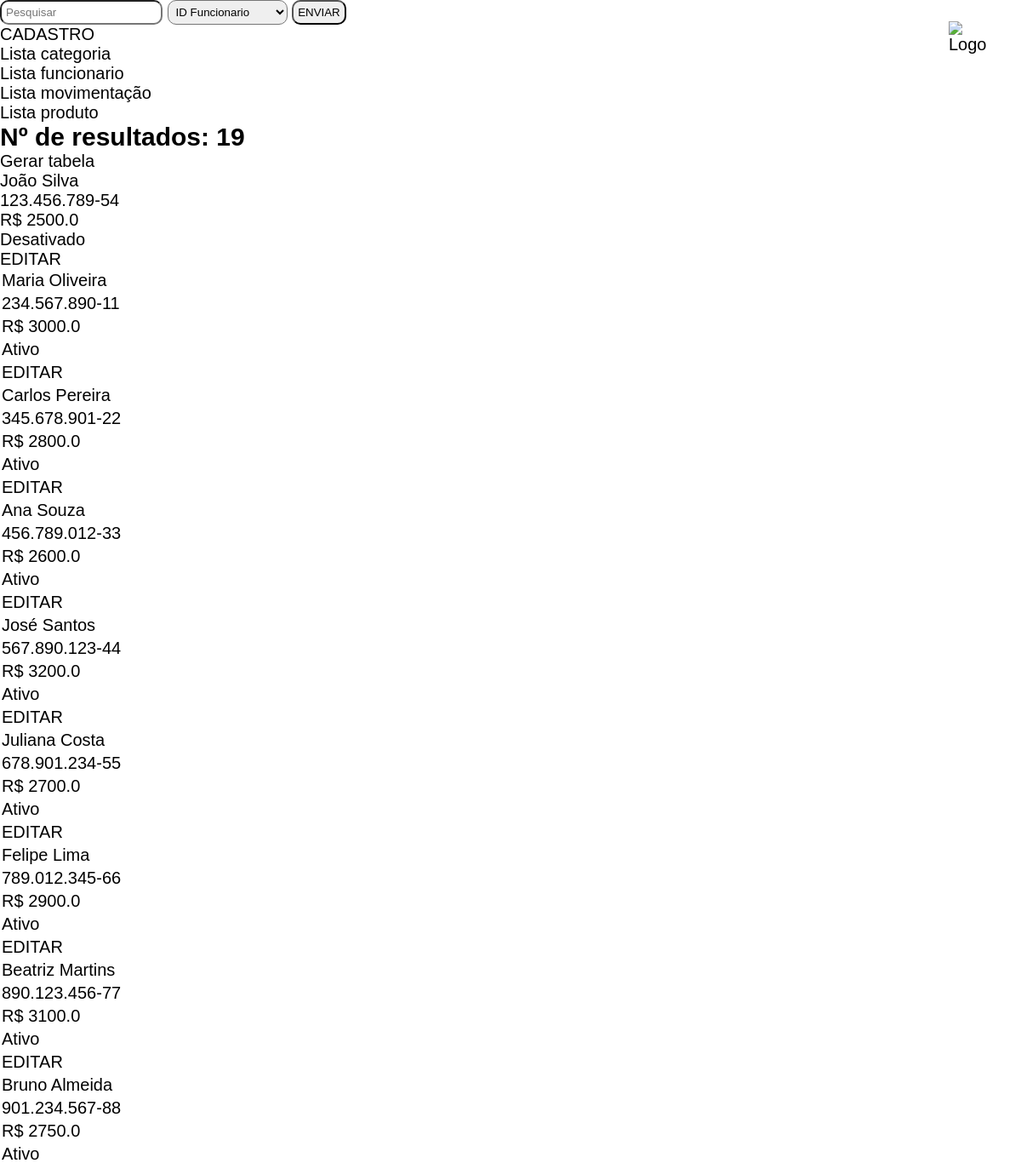
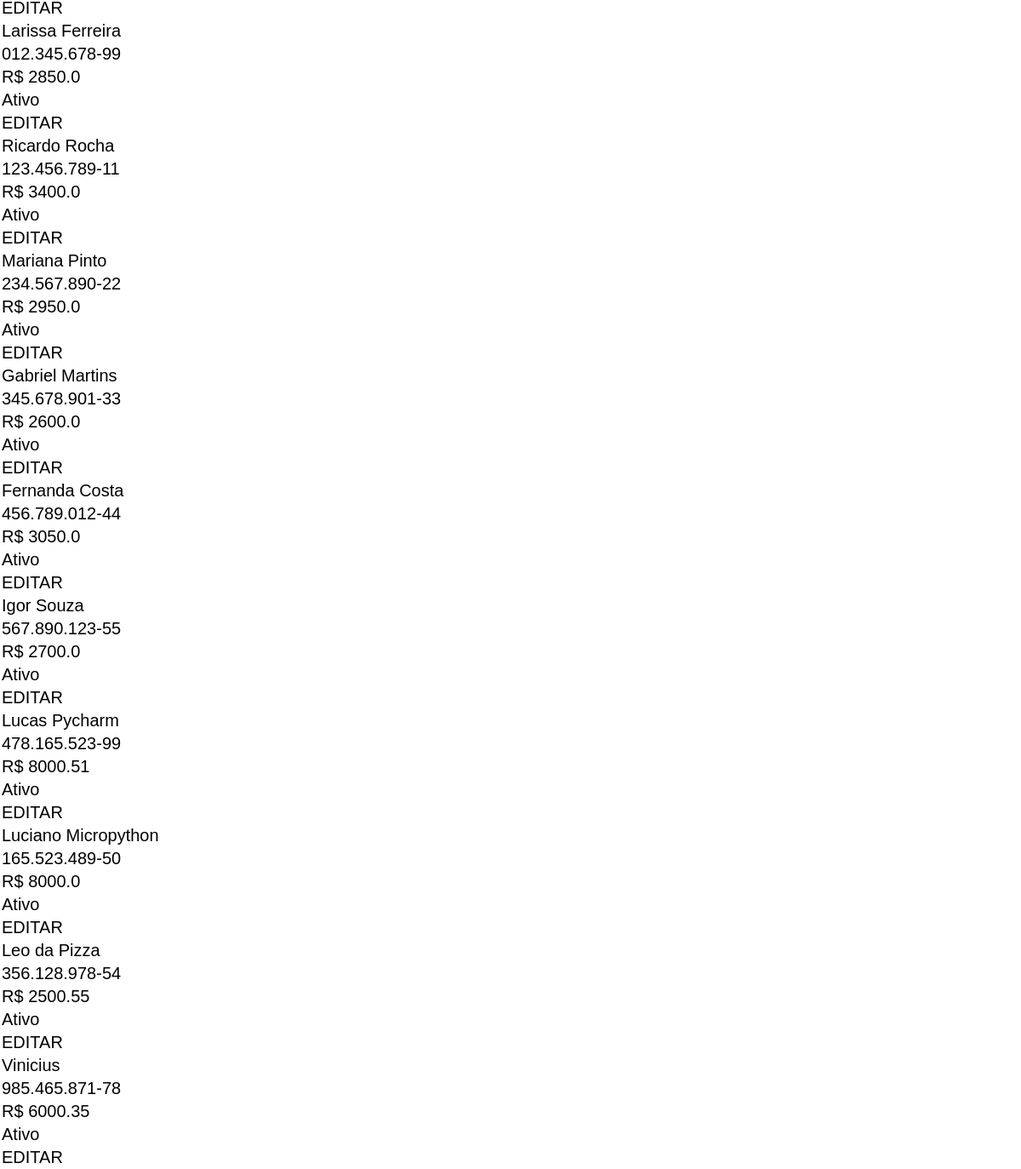
The page /funcionario on the database its author committed (2 pictures, top to bottom).
### models.py (models this page shows, shortened)
class Funcionario(Base):
    __tablename__ = 'funcionarios'
    ID_funcionario = Column(Integer, primary_key=True)
    nome_funcionario = Column(String(40), nullable=False, index=True)
    CPF = Column(String(11), nullable=False, index=True, unique=True)
    salario = Column(Float, nullable=False, index=True)
    status_funcionario = Column(Boolean, nullable=False, default=True)
    def serialize_funcionario(self):
        dados_funcionario = {
            'ID_funcionario': self.ID_funcionario,
            'nome_funcionario': self.nome_funcionario,
            'CPF': self.CPF,
            'salario': self.salario,
            'status_funcionario': self.status_funcionario
        }
        return dados_funcionario

### app.py (the view)
@app.route('/funcionario', methods=['GET', 'POST'])
@app.route('/funcionario_<modo_escuro>', methods=['GET', 'POST'])
def funcionarios_func(modo_escuro=None):
    lista_funcionarios = select(Funcionario).select_from(Funcionario)
    lista_funcionarios = db_session.execute(lista_funcionarios).scalars()
    resultado = []
    print(lista_funcionarios)
    for func in lista_funcionarios:
        resultado.append(func.serialize_funcionario())
    dicion = dicionario_colunas_funcionario()
    return render_template('lista_funcionario.html',
                           var_funcionario=resultado,
                           class_=Funcionario,
                           pesquisa=False,
                           numero_resultados=len(resultado),
                           dicio=dicion,
                           modo_escuro=modo_escuro,
                           tabela=False)

### app.py (called while the page is built)
def dicionario_colunas_funcionario():
    dicion = {
        "ID_funcionario": "ID Funcionario",
        "nome_funcionario": "Nome Funcionario",
        "CPF": "CPF",
        "salario": "Salário"
    }
    return dicion

### templates/lista_funcionario.html (shortened to what this page needs)
{% extends 'templates-barra-de-pesquisa.html' %}
{% block conteudo %}
    <a class="botao" href="{{url_for('gerar_tabela_funcionario', modo_escuro=modo_escuro)}}">Gerar tabela</a>
    {% for funcionario in var_funcionario %}
        {% if funcionario.status_funcionario == True %}
            <div class="card">
                <p>{{funcionario.nome_funcionario}}</p>
                <p>{{funcionario.CPF}}</p>
                <p>R$ {{funcionario.salario}}</p>
                {% if funcionario.status_funcionario == True: %}
                    <p>Ativo</p>
                {% endif %}
                <p><a href="{{url_for('editar_funcionario', id_funcionario=funcionario.ID_funcionario, modo_escuro=modo_escuro)}}">EDITAR</a></p>
            </div>
        {% else %}
            <div class="card-desativado">
                <p>{{funcionario.nome_funcionario}}</p>
                <p>{{funcionario.CPF}}</p>
                <p>R$ {{funcionario.salario}}</p>
                {% if funcionario.status_funcionario == False: %}
                    <p>Desativado</p>
                {% endif %}
                <p><a href="{{url_for('editar_funcionario', id_funcionario=funcionario.ID_funcionario, modo_escuro=modo_escuro)}}">EDITAR</a></p>
            </div>
        {% endif %}
    {% endfor%}
{% endblock %}

### static/templates.css (style rules this page uses)
* { margin: 0; padding: 0; }
html { height: 100vh; font-family: "Franklin Gothic Heavy", sans-serif; font-size: 20px; }
li, a { color:black; text-decoration: none; }
.card p { padding: 2px; }

### rows shown on the page
Funcionario: nome_funcionario "João Silva", CPF "123.456.789-54", salario "2500.0", status_funcionario "Desativado"
Funcionario: nome_funcionario "Maria Oliveira", CPF "234.567.890-11", salario "3000.0", status_funcionario "Ativo"
Funcionario: nome_funcionario "Carlos Pereira", CPF "345.678.901-22", salario "2800.0", status_funcionario "Ativo"
Funcionario: nome_funcionario "Ana Souza", CPF "456.789.012-33", salario "2600.0", status_funcionario "Ativo"
Funcionario: nome_funcionario "José Santos", CPF "567.890.123-44", salario "3200.0", status_funcionario "Ativo"
Funcionario: nome_funcionario "Juliana Costa", CPF "678.901.234-55", salario "2700.0", status_funcionario "Ativo"
Funcionario: nome_funcionario "Felipe Lima", CPF "789.012.345-66", salario "2900.0", status_funcionario "Ativo"
Funcionario: nome_funcionario "Beatriz Martins", CPF "890.123.456-77", salario "3100.0", status_funcionario "Ativo"
Funcionario: nome_funcionario "Bruno Almeida", CPF "901.234.567-88", salario "2750.0", status_funcionario "Ativo"
Funcionario: nome_funcionario "Larissa Ferreira", CPF "012.345.678-99", salario "2850.0", status_funcionario "Ativo"
Funcionario: nome_funcionario "Ricardo Rocha", CPF "123.456.789-11", salario "3400.0", status_funcionario "Ativo"
Funcionario: nome_funcionario "Mariana Pinto", CPF "234.567.890-22", salario "2950.0", status_funcionario "Ativo"
Funcionario: nome_funcionario "Gabriel Martins", CPF "345.678.901-33", salario "2600.0", status_funcionario "Ativo"
Funcionario: nome_funcionario "Fernanda Costa", CPF "456.789.012-44", salario "3050.0", status_funcionario "Ativo"
Funcionario: nome_funcionario "Igor Souza", CPF "567.890.123-55", salario "2700.0", status_funcionario "Ativo"
Funcionario: nome_funcionario "Lucas Pycharm", CPF "478.165.523-99", salario "8000.51", status_funcionario "Ativo"
Funcionario: nome_funcionario "Luciano Micropython", CPF "165.523.489-50", salario "8000.0", status_funcionario "Ativo"
Funcionario: nome_funcionario "Leo da Pizza", CPF "356.128.978-54", salario "2500.55", status_funcionario "Ativo"
Funcionario: nome_funcionario "Vinicius", CPF "985.465.871-78", salario "6000.35", status_funcionario "Ativo"

### other values the page prints
{{ numero_resultados }} "19"
form field campo "ID Funcionario"
